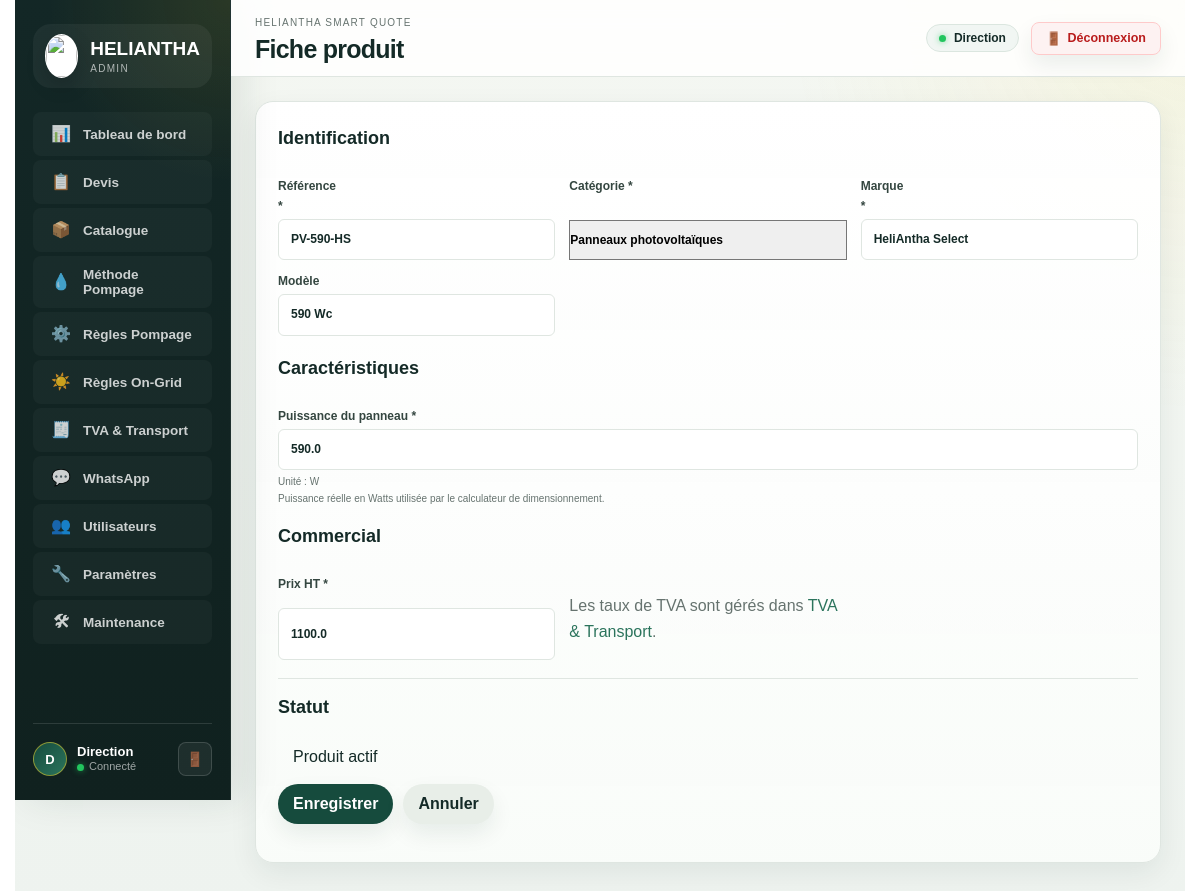
Page /admin/catalogue/1/edit (signed in) on the earlier database version.
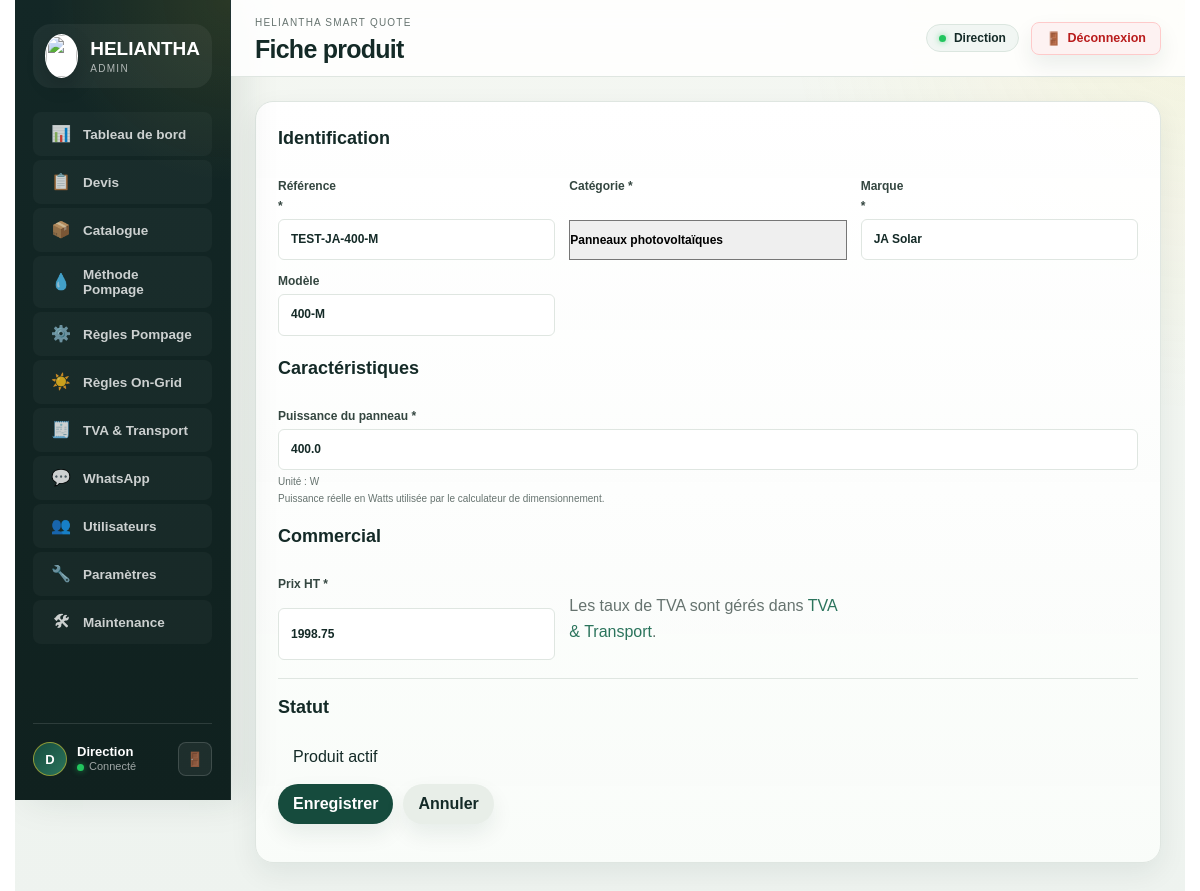
Same page on the later database version.
### tables this page shows
CREATE TABLE products (
    id INTEGER PRIMARY KEY AUTOINCREMENT,
    reference TEXT NOT NULL UNIQUE,
    category TEXT NOT NULL,
    subcategory TEXT,
    brand TEXT,
    model TEXT,
    description TEXT,
    power_kw REAL,
    power_w REAL,
    voltage REAL,
    current_amp REAL,
    capacity_kwh REAL,
    capacity_l REAL,
    efficiency REAL,
    technology TEXT,
    technical_specs_json TEXT,
    purchase_price REAL,
    sale_price REAL,
    supplier TEXT,
    stock REAL,
    unit TEXT,
    warranty TEXT,
    vat_rate REAL,
    currency TEXT NOT NULL DEFAULT 'DH',
    datasheet_url TEXT,
    demo INTEGER NOT NULL DEFAULT 0,
    preferred INTEGER NOT NULL DEFAULT 0,
    priority INTEGER NOT NULL DEFAULT 0,
    active INTEGER NOT NULL DEFAULT 1,
    created_at TEXT NOT NULL DEFAULT CURRENT_TIMESTAMP,
    updated_at TEXT NOT NULL DEFAULT CURRENT_TIMESTAMP
);

### app/routes.py (the view, shortened to what this page needs)
@bp.route("/admin/catalogue/<int:product_id>/edit", methods=["GET", "POST"])
def admin_catalog_edit(product_id):
    product = get_product(product_id)
    if not product:
        abort(404)
    errors = {}
    is_ajax = _catalog_is_ajax()
    if request.method == "GET" and (is_ajax or request.args.get("format") == "json"):
        return jsonify({
            "ok": True,
            "success": True,
            "product": _catalog_product_json(product),
        })
    return render_template(
        "admin/catalog_form.html",
        product=_catalog_form_view_product(product),
        errors=errors,
        category_options=category_options(),
        technical_fields=technical_fields_by_category(),
    )

### app/admin_maintenance.py (called while the page is built, shortened)
@bp.app_context_processor
def navigation_context():
    return {"maintenance_available": True}

@bp.before_app_request
def public_maintenance_gate():
    if (request.method == "OPTIONS" or request.path == "/health"
            or request.path == "/admin" or request.path.startswith("/admin/")
            or request.endpoint in {"static", "main.brand_image", "maintenance_public.status"}):
        return None

### app/catalog.py (called while the page is built)
def _token(value: Any) -> str:
    normalized = unicodedata.normalize("NFKD", str(value or "").strip().lower())
    ascii_value = "".join(character for character in normalized if not unicodedata.combining(character))
    return re.sub(r"[^a-z0-9]+", "_", ascii_value).strip("_")

def category_options() -> list[dict[str, str]]:
    return [{"value": key, "label": item["label"]} for key, item in CATALOG_CATEGORIES.items()]

def normalize_category(value: Any) -> str:
    normalized = CATEGORY_ALIASES.get(_token(value))
    if not normalized:
        raise ProductValidationError({"category": "Categorie produit non reconnue."})
    return normalized

def technical_fields_by_category() -> dict[str, list[dict[str, Any]]]:
    return {key: technical_fields_for(key) for key in CATALOG_CATEGORIES}

### templates/admin/catalog_form.html (shortened to what the changed rows need)
{% extends "admin/base.html" %}
{% block page_title %}Fiche produit{% endblock %}
{% block content %}
{% set flashed_errors = get_flashed_messages(category_filter=['error']) %}
{% set specs = product.get('form_specs', product.get('technical_specs', {})) if product else {} %}
{% set current_category = product.get('category', '') if product else '' %}
{% set current_fields = technical_fields.get(current_category, []) if current_category else [] %}
{% set choice_labels = {
  'on_grid': 'On-Grid',
  'off_grid': 'Off-Grid',
  'hybrid': 'Hybride',
  'monophase': 'Monophasé',
  'triphase': 'Triphasé',
  'dc': 'DC',
  'ac': 'AC'
} %}
<form class="panel form-panel catalog-form" method="post" data-catalog-form>
  <div class="form-section">
    <h2>Identification</h2>
    <div class="form-grid">
      <label data-pump-reference-field {% if current_category == 'pumps' %}hidden{% endif %}>
        Référence <span data-non-pump-required-marker {% if current_category == 'pumps' %}hidden{% endif %}>*</span>
        <input name="reference" value="{{ product.get('reference', '') if product else '' }}" {% if current_category != 'pumps' %}required{% endif %}>
      </label>
      <label>
        Catégorie *
        <select name="category" id="catalog-category" required>
          {% for option in category_options %}
          <option value="{{ option.value }}" {% if product and product.get('category') == option.value %}selected{% endif %}>{{ option.label }}</option>
          {% endfor %}
        </select>
      </label>
      <label>
        Marque <span data-non-pump-required-marker {% if current_category == 'pumps' %}hidden{% endif %}>*</span>
        <input name="brand" value="{{ product.get('brand', '') if product else '' }}" {% if current_category != 'pumps' %}required{% endif %}>
      </label>
      <label>
        Modèle
        <input name="model" value="{{ product.get('model', '') if product else '' }}">
      </label>
    </div>
  </div>
  <div id="catalog-tech-shell">
    {% if current_category and current_fields %}
    <div class="form-section" id="catalog-tech-section">
      <h2>Caractéristiques</h2>
      <div id="catalog-characteristics">
        <div class="form-grid">
          {% for field in current_fields %}
          {% set raw_value = specs.get(field.key, '') %}
          {% set form_name = field.get('form_name', 'spec_' ~ field.key) %}
          <label class="{% if field.key in ['power_w', 'power_kw', 'capacity_kwh', 'power_hp', 'tank_volume_l', 'section_mm2', 'curve_points'] %}full{% endif %}">
            {{ field.label }}{% if field.required %} *{% endif %}
            {% if field.kind == 'choice' %}
              <select name="{{ form_name }}" {% if field.required %}required data-required="1"{% endif %}>
                <option value="">Choisir</option>
                {% for choice in field.choices %}
                <option value="{{ choice }}" {% if raw_value == choice %}selected{% endif %}>{{ choice_labels.get(choice, choice) }}</option>
                {% endfor %}
              </select>
            {% else %}
              <input
                {% if field.kind in ['number', 'integer', 'percent'] %}type="number" step="{% if field.kind == 'integer' %}1{% else %}any{% endif %}"{% endif %}
                name="{{ form_name }}"
                value="{{ raw_value }}"
                {% if field.min is defined %}min="{{ field.min }}"{% endif %}
                {% if field.max is defined %}max="{{ field.max }}"{% endif %}
                {% if field.required %}required data-required="1"{% endif %}
              >
            {% endif %}
            {% if field.unit %}<small>Unité : {{ field.unit }}</small>{% endif %}
            {% if field.help %}<small>{{ field.help }}</small>{% endif %}
          </label>
          {% endfor %}
        </div>
      </div>
    </div>
    {% endif %}
  </div>
  <div class="form-section">
    <h2>Commercial</h2>
    <div class="form-grid">
      <label>
        <span data-current-price-label>{{ "Prix interne PT *" if current_category == "pumps" else "Prix HT *" }}</span>
        <input type="number" step="any" min="0" name="sale_price" value="{{ product.get('sale_price', '') if product else '' }}" required>
      </label>
    </div>
  </div>
  <div class="form-section">
    <h2>Statut</h2>
  </div>
</form>
{% endblock %}

Differences in the rows shown:
changed products "Panneaux photovoltaïques": reference "PV-590-HS" → "TEST-JA-400-M"; brand "HeliAntha Select" → "JA Solar"; model "590 Wc" → "400-M"; power_w "590.0" → "400.0"; sale_price "1100.0" → "1998.75"
